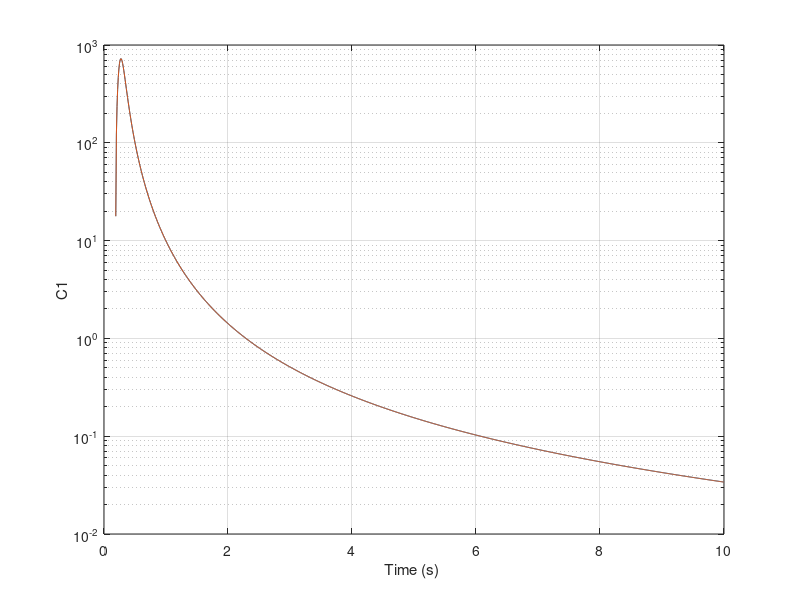
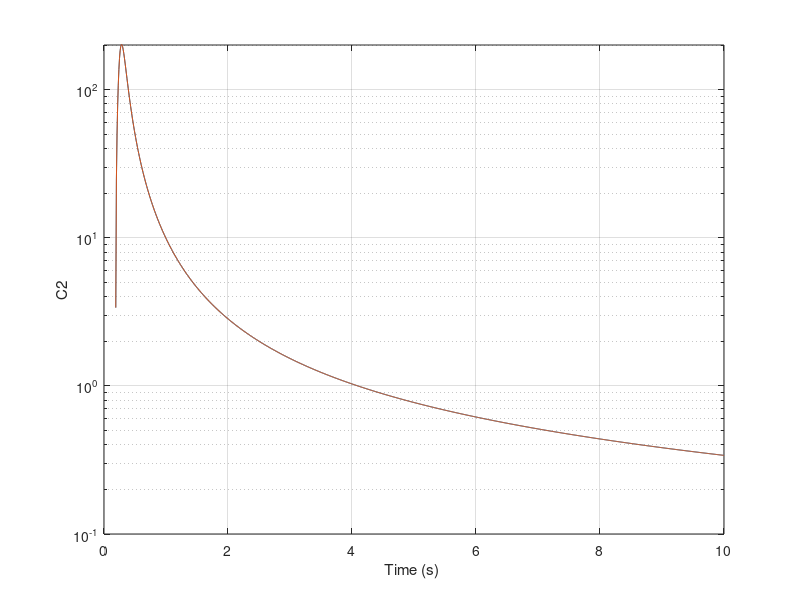
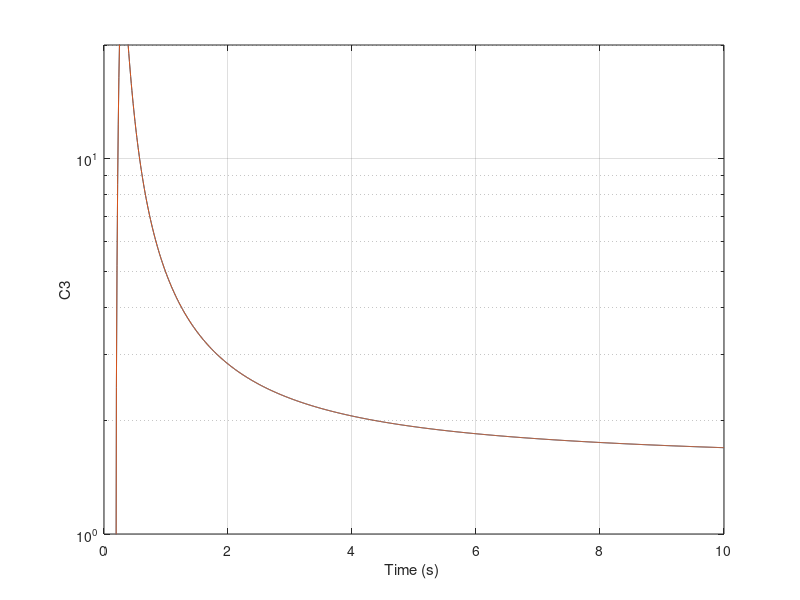
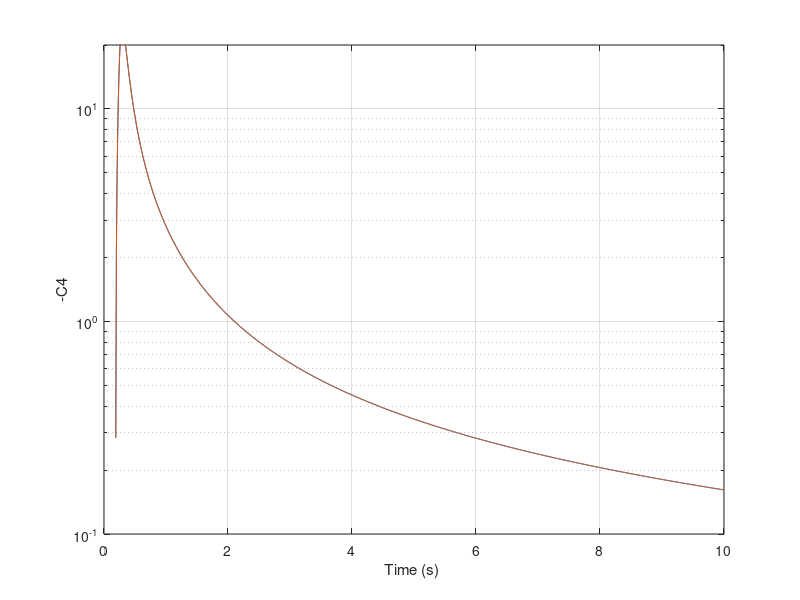

MATLAB code for these plots, in order:
clear
TAU=.5;
GAM=.00001;
WZ=10;
TF=10;
F=zeros([4,4]);
S=zeros([4,4]);
count=0;
G(2,1)=1./(TAU*WZ);
G(4,1)=(1.+1./(TAU*WZ))/TAU;
F(1,2)=1;
F(2,3)=1;
F(2,4)=-1;
F(4,4)=-1./TAU;
S(1,1)=1;
T=0;
H=.0001;
S1=0;
while ~(T >= (TF-.0001))
	S1=S1+H;
	SOLD=S;
 	STEP=1;
 	FLAG=0;
	while STEP<=1
		if FLAG==1 
         		STEP=2;
         		HSD=H*SD;
         		S=S+HSD;
 			T=T+H;
 		end
 		SF=S*F;
 		GT=G';
 		GTS=GT*S;
 		GAMINV=1./GAM;
 		C=GAMINV*GTS;
 		SFT=SF';
 		CT=C';
 		CTC=CT*C;
 		CTBC=GAM*CTC;
 		SFSFT=SF+SFT;
		SD=SFSFT-CTBC;
		FLAG=1;
	end
	FLAG=0;
	H2=.5*H;
	HSDP=H2*SD;
	SS=SOLD+S;
	SSP=.5*SS;
	S=SSP+HSDP;
 	if S1>=.009999
		S1=0;
		C1=-C(1,1);
		C2=-C(1,2);
		C3=-C(1,3);
		C4=-C(1,4);
		NP=C2*T;
		XS=T/TAU;
        TEMP1=T*T*TAU*(exp(-XS)-1.+XS);
        TOP=-(T^3)/(TAU*WZ)+(1.+1./(TAU*WZ))*TEMP1;
        TEMP2=.5*(1.-3./(TAU*WZ))+XS*(1.+1./(TAU*WZ))-XS*XS;
        TEMP3=-2.*XS*exp(-XS);
        TEMP4=2.*exp(-XS)/(TAU*WZ)-.5*exp(-2.*XS)*(1.+1./(TAU*WZ));
        BOT=GAM+T*T*T/3.+(1.+1./(TAU*WZ))*TAU^3*(TEMP2+TEMP3+TEMP4);
        XNPP=TOP/BOT;
		C1TH=XNPP/(T*T);
		C2TH=XNPP/T;
		C3TH=.5*XNPP;
		C4TH=-XNPP*(exp(-XS)+XS-1.)/(XS*XS);
		count=count+1;
		ArrayT(count)=T;
		ArrayC1(count)=C1;
		ArrayC1TH(count)=C1TH;
		ArrayC2(count)=C2;
		ArrayC2TH(count)=C2TH;
		ArrayC3(count)=C3;
		ArrayC3TH(count)=C3TH;
		ArrayC4(count)=C4;
		ArrayC4TH(count)=C4TH;
		ArrayNP(count)=NP;
		ArrayXNPP(count)=XNPP;
	end
end
output=[ArrayT',ArrayC1',ArrayC1TH',ArrayC2',ArrayC2TH',...
	ArrayC3',ArrayC3TH',ArrayC4',ArrayC4TH',ArrayNP',ArrayXNPP'];
save datfil.txt output  -ascii
disp 'simulation finished'
clc
figure
semilogy(ArrayT,ArrayC1,ArrayT,ArrayC1TH),grid
xlabel('Time (s) ')
ylabel('C1')	
axis([0 10 .01 1000])
figure
semilogy(ArrayT,ArrayC2,ArrayT,ArrayC2TH),grid
xlabel('Time (s) ')
ylabel('C2')	
axis([0 10 .1 200])
figure
semilogy(ArrayT,ArrayC3,ArrayT,ArrayC3TH),grid
xlabel('Time (s) ')
ylabel('C3')	
axis([0 10 1 20])
figure
semilogy(ArrayT,-ArrayC4,ArrayT,-ArrayC4TH),grid
xlabel('Time (s) ')
ylabel('-C4')	
axis([0 10 .1 20])
figure
semilogy(ArrayT,ArrayNP,ArrayT,ArrayXNPP),grid
xlabel('Time (s) ')
ylabel('Effective Navigation Ratio')	
axis([0 10 .1 40])


